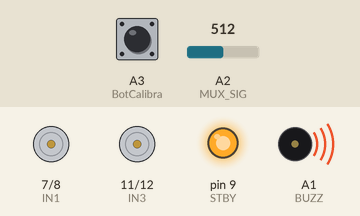
A sketch run on a simulated Arduino Uno, built with avr-gcc and run on an emulated ATmega328P. Parts: motor-driver pin pairs drawn as motors (green arrow = first pin HIGH = forward, orange = second pin HIGH = backward, longer = more drive, scaled by the enable pin, stopped while the standby pin is LOW), output pins drawn as LEDs (lit = HIGH), buzzer (waves = sounding). Inputs (shaded band) come from the test bench; at power-on: A2 (MUX_SIG) = 512, A3 (BotCalibra) HIGH. Pins used as bus, display or sensor lines are not drawn; what the sketch prints to the serial monitor is not drawn.

Above: at 1.1 s.
At 5.4 s:
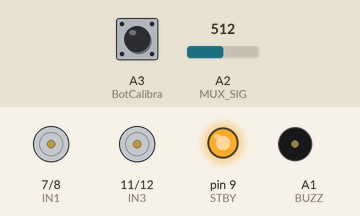
At 8.3 s:
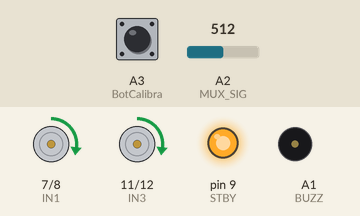
Timing chart, 0 to 9.8 s (numbered marks = the images above):
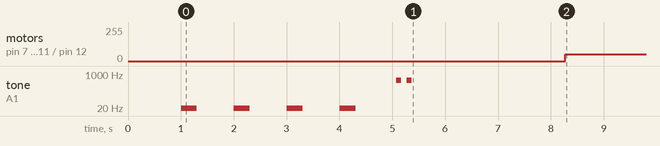

Measured:
- by itself, motor on pin 7 (IN1) / pin 8 (IN2), motor on pin 11 (IN3) / pin 12 (IN4): stopped → forward 50/255 at 8.3 s

The sketch:

PIDPUTIFERO.ino
```cpp
#include "Constante.c"

int Sensor[QTSensores] = {0}; // Inicializa zerando tudo
bool SensorBIN[QTSensores] = {0};
int HistoricoLeituras[QTSensores][NumLeituras];  // Armazena as últimas 5 leituras de cada sensor
int IndiceLeitura = 0;                    // Índice de controle para o histórico de leituras

bool Mandar_Mux_Bin[4] = {0};
int corte[QTSensores] = {0};
int P = 0, I = 0, D = 0, PID = 0;
float erro = 0, erroA = 0;
int VeloE, VeloD;
unsigned long CalibraInterval = 0; // Tempo de inicia de calibracao
//////////////////////////////////////// PID ////////////////////////////////////////
float Kp = 10, Ki = 0.5, Kd = 2.0; // Parâmetros do PID
float targetValue = 0; // Valor alvo
bool autoTuningEnabled = false; // Habilitar/desabilitar auto-tuning
unsigned long lastTuneTime = 0; // Tempo da última atualização de tuning
const unsigned long tuneInterval = 1000; // Intervalo de tempo para ajuste
/////////////////////////////////////////////////////////////////////////////////////
int i = 0, j = 0;

void Leitura() {
  for (int i = 0; i < QTSensores; i++) {
      // Configura os pinos do MUX com base nos bits
      Mandar_Mux_Bin[0] = (i & 0x01); // LSB
      Mandar_Mux_Bin[1] = (i & 0x02) >> 1; // Bit 1
      Mandar_Mux_Bin[2] = (i & 0x04) >> 2; // Bit 2
      Mandar_Mux_Bin[3] = (i & 0x08) >> 3; // MSB

      for (int j = 0; j < 4; j++) {
          digitalWrite(MUX_S[j], Mandar_Mux_Bin[j]); // Usando o array MUX_S
      }

      // Lê o valor do sensor através do MUX
      int leituraAtual = analogRead(MUX_SIG);

      // Atualiza o histórico de leituras do sensor 'i'
      HistoricoLeituras[i][IndiceLeitura] = leituraAtual;

      // Calcula a média das 5 últimas leituras
      int soma = 0;
      for (int k = 0; k < NumLeituras; k++) {
          soma += HistoricoLeituras[i][k];
      }
      Sensor[i] = soma / NumLeituras; // Armazena a média no vetor Sensor
  }

  // Atualiza o índice de controle para o histórico de leituras (circular)
  IndiceLeitura = (IndiceLeitura + 1) % NumLeituras;

  // Impressão de dados para depuração
  ImprimirSensores(2);

  // Funções auxiliares para processamento de dados
  Discretiza();
}

void ImprimirSensores(int Antropofagico) {
  if (Antropofagico == 1){
    for (int i = 0; i < QTSensores; i++) {
        Serial.print(Sensor[i]);
        if (i < QTSensores - 1) {
            Serial.print("| "); // Adiciona vírgula entre os sensores
        }
    }
  }
  else if (Antropofagico == 2){
    for (int i = 0; i < QTSensores; i++) {
      Serial.print(SensorBIN[i]);
      if (i < QTSensores - 1) {
          Serial.print("| "); // Adiciona vírgula entre os sensores
      }
    }
  }
  Serial.print(" | VeloE: " + String(VeloE) + " | VeloD: " + String(VeloD));
  //Serial.println(erro); // Imprime o valor do erro
  Serial.println();
}

void Discretiza() {
  for (int i = 0; i < QTSensores; i++) {
      // Discretiza o valor com base no valor de corte
      if (Sensor[i] > corte[i]) {
          SensorBIN[i] = true; // Estado ALTO
      } else {
          SensorBIN[i] = false; // Estado BAIXO
      }
  }
}

void CalculaErro() { // Negativo = mais para a esquerda, positivo = mais para a direita
  // Quando o sensor central (SensorBIN[5]) detecta branco
  if ((SensorBIN[1] == PRETO) && (SensorBIN[2] == PRETO) && (SensorBIN[3] == PRETO) &&
      (SensorBIN[4] == PRETO) && (SensorBIN[5] == BRANCO) && (SensorBIN[6] == PRETO) &&
      (SensorBIN[7] == PRETO) && (SensorBIN[8] == PRETO) && (SensorBIN[9] == PRETO)) {
      erro = 0;

  } else if ((SensorBIN[1] == PRETO) && (SensorBIN[2] == PRETO) && (SensorBIN[3] == PRETO) &&
             (SensorBIN[4] == BRANCO) && (SensorBIN[5] == BRANCO) && (SensorBIN[6] == PRETO) &&
             (SensorBIN[7] == PRETO) && (SensorBIN[8] == PRETO) && (SensorBIN[9] == PRETO)) {
      erro = -0.5;
  } else if ( (SensorBIN[1] == PRETO) && (SensorBIN[2] == PRETO) && (SensorBIN[3] == PRETO) &&
             (SensorBIN[4] == BRANCO) && (SensorBIN[5] == PRETO) && (SensorBIN[6] == PRETO) &&
             (SensorBIN[7] == PRETO) && (SensorBIN[8] == PRETO) && (SensorBIN[9] == PRETO) ) {
      erro = -1;
  }else if ((SensorBIN[1] == PRETO) && (SensorBIN[2] == PRETO) && (SensorBIN[3] == BRANCO) &&
             (SensorBIN[4] == BRANCO) && (SensorBIN[5] == PRETO) && (SensorBIN[6] == PRETO) &&
             (SensorBIN[7] == PRETO) && (SensorBIN[8] == PRETO) && (SensorBIN[9] == PRETO)) {
      erro = -1.5;
  }else if ((SensorBIN[1] == PRETO) && (SensorBIN[2] == PRETO) && (SensorBIN[3] == BRANCO) &&
             (SensorBIN[4] == PRETO) && (SensorBIN[5] == PRETO) && (SensorBIN[6] == PRETO) &&
             (SensorBIN[7] == PRETO) && (SensorBIN[8] == PRETO) && (SensorBIN[9] == PRETO)) {
      erro = -2;
  }else if ((SensorBIN[1] == PRETO) && (SensorBIN[2] == BRANCO) && (SensorBIN[3] == BRANCO) &&
             (SensorBIN[4] == PRETO) && (SensorBIN[5] == PRETO) && (SensorBIN[6] == PRETO) &&
             (SensorBIN[7] == PRETO) && (SensorBIN[8] == PRETO) && (SensorBIN[9] == PRETO)) {
      erro = -2.5;
  }else if ((SensorBIN[1] == PRETO) && (SensorBIN[2] == BRANCO) && (SensorBIN[3] == PRETO) &&
             (SensorBIN[4] == PRETO) && (SensorBIN[5] == PRETO) && (SensorBIN[6] == PRETO) &&
             (SensorBIN[7] == PRETO) && (SensorBIN[8] == PRETO) && (SensorBIN[9] == PRETO)) {
      erro = -3;
  }else if ((SensorBIN[1] == BRANCO) && (SensorBIN[2] == BRANCO) && (SensorBIN[3] == PRETO) &&
             (SensorBIN[4] == PRETO) && (SensorBIN[5] == PRETO) && (SensorBIN[6] == PRETO) &&
             (SensorBIN[7] == PRETO) && (SensorBIN[8] == PRETO) && (SensorBIN[9] == PRETO)) {
      erro = -3.5;
  }else if ((SensorBIN[1] == BRANCO) && (SensorBIN[2] == PRETO) && (SensorBIN[3] == PRETO) &&
             (SensorBIN[4] == PRETO) && (SensorBIN[5] == PRETO) && (SensorBIN[6] == PRETO) &&
             (SensorBIN[7] == PRETO) && (SensorBIN[8] == PRETO) && (SensorBIN[9] == PRETO)) {
      erro = -4;
  } else if ((SensorBIN[1] == PRETO) && (SensorBIN[2] == PRETO) && (SensorBIN[3] == PRETO) &&
             (SensorBIN[4] == PRETO) && (SensorBIN[5] == BRANCO) && (SensorBIN[6] == BRANCO) &&
             (SensorBIN[7] == PRETO) && (SensorBIN[8] == PRETO) && (SensorBIN[9] == PRETO)) {
      erro = 0.5;
  } else if ( (SensorBIN[1] == PRETO) && (SensorBIN[2] == PRETO) && (SensorBIN[3] == PRETO) &&
             (SensorBIN[4] == PRETO) && (SensorBIN[5] == PRETO) && (SensorBIN[6] == BRANCO) &&
             (SensorBIN[7] == PRETO) && (SensorBIN[8] == PRETO) && (SensorBIN[9] == PRETO) ) {
      erro = 1;
  }else if ((SensorBIN[1] == PRETO) && (SensorBIN[2] == PRETO) && (SensorBIN[3] == PRETO) &&
             (SensorBIN[4] == PRETO) && (SensorBIN[5] == PRETO) && (SensorBIN[6] == BRANCO) &&
             (SensorBIN[7] == BRANCO) && (SensorBIN[8] == PRETO) && (SensorBIN[9] == PRETO)) {
      erro = 1.5;
  }else if ((SensorBIN[1] == PRETO) && (SensorBIN[2] == PRETO) && (SensorBIN[3] == PRETO) &&
             (SensorBIN[4] == PRETO) && (SensorBIN[5] == PRETO) && (SensorBIN[6] == PRETO) &&
             (SensorBIN[7] == BRANCO) && (SensorBIN[8] == PRETO) && (SensorBIN[9] == PRETO)) {
      erro = 2;
  }else if ((SensorBIN[1] == PRETO) && (SensorBIN[2] == PRETO) && (SensorBIN[3] == PRETO) &&
             (SensorBIN[4] == PRETO) && (SensorBIN[5] == PRETO) && (SensorBIN[6] == PRETO) &&
             (SensorBIN[7] == BRANCO) && (SensorBIN[8] == BRANCO) && (SensorBIN[9] == PRETO)) {
      erro = 2.5;
  }else if ((SensorBIN[1] == PRETO) && (SensorBIN[2] == PRETO) && (SensorBIN[3] == PRETO) &&
             (SensorBIN[4] == PRETO) && (SensorBIN[5] == PRETO) && (SensorBIN[6] == PRETO) &&
             (SensorBIN[7] == PRETO) && (SensorBIN[8] == BRANCO) && (SensorBIN[9] == PRETO)) {
      erro = 3;
  }else if ((SensorBIN[1] == PRETO) && (SensorBIN[2] == PRETO) && (SensorBIN[3] == PRETO) &&
             (SensorBIN[4] == PRETO) && (SensorBIN[5] == PRETO) && (SensorBIN[6] == PRETO) &&
             (SensorBIN[7] == PRETO) && (SensorBIN[8] == BRANCO) && (SensorBIN[9] == BRANCO)) {
      erro = 3.5;
  }else if ((SensorBIN[1] == PRETO) && (SensorBIN[2] == PRETO) && (SensorBIN[3] == PRETO) &&
             (SensorBIN[4] == PRETO) && (SensorBIN[5] == PRETO) && (SensorBIN[6] == PRETO) &&
             (SensorBIN[7] == PRETO) && (SensorBIN[8] == PRETO) && (SensorBIN[9] == BRANCO)) {
      erro = 4;
  // Caso nenhum dos padrões seja detectado, manter erro anterior
  } else {
      erro = erroA; // Assume que erroA é uma variável definida anteriormente
  }
}

void CalculaPID() {
  P = erro * Kp;
  I = I + erro;
  D = erro - erroA;
  AntiWindUp(); // Limita a parte integrativa (anti-windup)
  PID = P + (Ki * I) + (Kd * D);
  erroA = erro;
}

void AntiWindUp() {
  if (erro == 0) { I = 0; }
  if ((erro > 0 && erroA < 0) || (erro < 0 && erroA >= 0)) {
      I = 0; // Zera a parte integrativa quando o sinal do erro muda
  }
}

void AutoTunePID() {
  if (autoTuningEnabled && (millis() - lastTuneTime > tuneInterval)) {
      // Ajusta Kp, Ki, Kd com base na resposta do sistema
      if (erro > 0) {
          Kp += 0.1; // Aumenta Kp se o erro for positivo
      } else {
          Kp -= 0.1; // Diminui Kp se o erro for negativo
      }

      Ki += 0.01; // Aumenta Ki
      Kd += 0.001; // Aumenta Kd

      // Limita os valores dos parâmetros para evitar crescimento excessivo
      Kp = constrain(Kp, 0, 10);
      Ki = constrain(Ki, 0, 1);
      Kd = constrain(Kd, 0, 1);

      lastTuneTime = millis(); // Atualiza o tempo da última modificação
  }
}

void Seguir() {
    CalculaErro();
    CalculaPID();
    AutoTunePID(); // Chama o auto-tuning

    if (PID < -MAXR) { PID = -MAXR; }
    if (PID > MAXR) { PID = MAXR; }

    if (PID > 0) { // Direita
        VeloE = PWME;
        VeloD = PWMD - PID;
    } else { // Esquerda
        VeloE = PWME - abs(PID);
        VeloD = PWMD;
    }

    if (VeloD < 0) { VeloD = 0; }
    if (VeloE < 0) { VeloE = 0; }

    if((SensorBIN[0] == PRETO) && (SensorBIN[1] == PRETO) && (SensorBIN[2] == PRETO) &&
       (SensorBIN[3] == PRETO) && (SensorBIN[4] == PRETO) && (SensorBIN[5] == PRETO) &&
       (SensorBIN[6] == PRETO) && (SensorBIN[7] == PRETO) && (SensorBIN[8] == PRETO) &&
       (SensorBIN[9] == PRETO )&& (SensorBIN[10] == BRANCO)) {
      digitalWrite(IN1, HIGH);
      digitalWrite(IN2, LOW);
      analogWrite(ENA, PWME);

      // Motor_D
      digitalWrite(IN3, LOW);
      digitalWrite(IN4, HIGH);
      analogWrite(ENB, PWMD);
    } else if ((SensorBIN[0] == BRANCO) && (SensorBIN[1] == PRETO) && (SensorBIN[2] == PRETO) &&
       (SensorBIN[3] == PRETO) && (SensorBIN[4] == PRETO) && (SensorBIN[5] == PRETO) &&
       (SensorBIN[6] == PRETO) && (SensorBIN[7] == PRETO) && (SensorBIN[8] == PRETO) &&
       (SensorBIN[9] == PRETO )&& (SensorBIN[10] == PRETO)) {
      digitalWrite(IN1, LOW);
      digitalWrite(IN2, HIGH);
      analogWrite(ENA, PWME);

      // Motor_D
      digitalWrite(IN3, HIGH);
      digitalWrite(IN4, LOW);
      analogWrite(ENB, PWMD);
    } else{
      digitalWrite(IN1, HIGH);
      digitalWrite(IN2, LOW);
      analogWrite(ENA, VeloE);

      // Motor_D
      digitalWrite(IN3, HIGH);
      digitalWrite(IN4, LOW);
      analogWrite(ENB, VeloD);
    }
    //Serial.println("" + )
}

void Calibracao() {
    const unsigned long tempoCalibracao = 5000; // Tempo total de calibração em milissegundos
    unsigned long tempoInicial = millis(); // Captura o tempo inicial
    const unsigned long IntervaloTempoBUZZ = 1000;
    const int QtLeituras = 20;
    // Arrays para armazenar os 5 maiores e 5 menores valores de cada sensor
    int maiores[QTSensores][QtLeituras] = {0}; // Inicializa com 0
    int menores[QTSensores][QtLeituras]; // Inicializa como não definidos
    for (int i = 0; i < QTSensores; i++) {
        for (int j = 0; j < QtLeituras; j++) {
            menores[i][j] = 1023; // Inicializa com um valor alto
        }
    }

    // Realiza as leituras por 5 segundos
    while (millis() - tempoInicial < tempoCalibracao) {
        if (millis() - CalibraInterval >= IntervaloTempoBUZZ ){
          tone(BUZZ,20,300); // PIN, FREQUENCIA, TEMPO DE DURACAO DO BARULHO
          CalibraInterval = millis();
        }
        for (int sensorIndex = 0; sensorIndex < QTSensores; sensorIndex++) {
            // Configura os pinos do MUX para o sensor atual
            Mandar_Mux_Bin[0] = (sensorIndex & 0x01); // LSB
            Mandar_Mux_Bin[1] = (sensorIndex & 0x02) >> 1; // Bit 1
            Mandar_Mux_Bin[2] = (sensorIndex & 0x04) >> 2; // Bit 2
            Mandar_Mux_Bin[3] = (sensorIndex & 0x08) >> 3; // MSB

            for (int j = 0; j < 4; j++) {
                digitalWrite(MUX_S[j], Mandar_Mux_Bin[j]); // Configura pinos do MUX
            }

            // Lê o valor do sensor
            int valorLido = analogRead(MUX_SIG);
            Serial.print("|" + String(maiores[sensorIndex][0]));

            // Atualiza os 5 maiores
            if (valorLido < menores[sensorIndex][0]) {
                menores[sensorIndex][0] = valorLido;
                // Bubble sort simples
                for (int k = 0; k < QtLeituras - 1; k++) {
                    if (menores[sensorIndex][k] < menores[sensorIndex][k + 1]) {
                        int aux = menores[sensorIndex][k];
                        menores[sensorIndex][k] = menores[sensorIndex][k + 1];
                        menores[sensorIndex][k + 1] = aux;
                    }
                }
            }

            // Atualiza os 5 menores
            if (valorLido > maiores[sensorIndex][QtLeituras - 1]) {
                maiores[sensorIndex][QtLeituras - 1] = valorLido;
                // Bubble sort simples
                for (int k = QtLeituras - 1; k > 0; k--) {
                    if (maiores[sensorIndex][k] > maiores[sensorIndex][k - 1]) {
                        int aux = maiores[sensorIndex][k];
                        maiores[sensorIndex][k] = maiores[sensorIndex][k - 1];
                        maiores[sensorIndex][k - 1] = aux;
                    }
                }
            }
        }
        Serial.println();
    }

    // Calcula a mediana dos 5 maiores e 5 menores para cada sensor
    for (int sensorIndex = 0; sensorIndex < QTSensores; sensorIndex++) {
        float medianaMaiores = calcularMediana(maiores[sensorIndex], QtLeituras);
        float medianaMenores = calcularMediana(menores[sensorIndex], QtLeituras);

        // Calcula o valor de corte para o sensor atual
        corte[sensorIndex] = (medianaMaiores + medianaMenores) / 2;

        // Imprime os resultados de cada sensor
        Serial.print("Sensor " + String(sensorIndex) + " - Mediana Maiores: " + String(medianaMenores) + ", Mediana Menores: " + String(medianaMaiores) + ", Corte: " + String(corte[sensorIndex]) + "\n");
    }
}
float calcularMediana(int valores[], int tamanho) {
    // Ordena o array
    for (int i = 0; i < tamanho - 1; i++) {
        for (int j = 0; j < tamanho - i - 1; j++) {
            if (valores[j] > valores[j + 1]) {
                int temp = valores[j];
                valores[j] = valores[j + 1];
                valores[j + 1] = temp;
            }
        }
    }
    // Retorna a mediana
    if (tamanho % 2 == 0) {
        return (valores[tamanho / 2 - 1] + valores[tamanho / 2]) / 2.0;
    } else {
        return valores[tamanho / 2];
    }
}
void setup() {
  // Sensores
  pinMode(MUX_SIG, INPUT);
  for (i = 0; i < 4; i++) {
      pinMode(MUX_S[i], OUTPUT);
  }
  // Motores
  pinMode(ENA, OUTPUT);
  pinMode(IN1, OUTPUT);
  pinMode(IN2, OUTPUT);
  pinMode(IN3, OUTPUT);
  pinMode(IN4, OUTPUT);
  pinMode(ENB, OUTPUT);
  pinMode(STBY, OUTPUT);
  digitalWrite(STBY,HIGH);
  Serial.begin(115200);

  pinMode(BotCalibra, INPUT);
  pinMode(BotStart, INPUT);
  pinMode(BUZZ, OUTPUT);
  // Aguarda pressionar o botão de calibração
  Serial.println("Pressione o botão de calibração...");
  while (digitalRead(BotCalibra) == LOW) {
      // Aguarda até que o botão seja pressionado
  }

  Serial.println("Calibrando sensores...!");

  // Chama a função de calibração
  Calibracao();
  tone(BUZZ,500,100); // PIN, FREQUENCIA, TEMPO DE DURACAO DO BARULHO
  delay(200);
  tone(BUZZ,500,100); // PIN, FREQUENCIA, TEMPO DE DURACAO DO BARULHO
  // Aguarda pressionar o botão de iniciar
  Serial.println("Pressione o botão para iniciar...");
  while (digitalRead(BotCalibra) == LOW) {
      // Aguarda até que o botão seja pressionado
  }
  Serial.println("3!...");
  delay(1000);
  Serial.println("2!...");
  delay(1000);
  Serial.println("1!...");
  delay(1000);
  Serial.println("======= avua fi!======");
  digitalWrite(STBY,HIGH);
}

void loop() {

  Leitura();
  Seguir(); // Estado padrão ele segue a linha
}
```

Constante.c
```cpp
// Constantes.h

#ifndef CONSTANTES_H
#define CONSTANTES_H

// Declaração de Constantes

#define Delta 20
#define DifTras 18
//////////////////////////////////////// BOTOES ////////////////////////////////////////
#define BotCalibra A3
#define BotStart A0
#define BUZZ A1
//////////////////////////////////////// SENSOR ////////////////////////////////////////
#define QTSensores 11
#define MUX_SIG A2
const int MUX_S[4] = {5, 4, 3, 2}; // Pinos do mux {A,B,C,D}
#define BRANCO 1
#define PRETO 0
#define NumLeituras 5
//////////////////////////////////////// MOTOR ////////////////////////////////////////
#define ENA 6 // Esquerda
#define IN1 7 // Esquerda
#define IN2 8 // Esquerda
#define IN3 11 // Direita
#define IN4 12 // Direita
#define ENB 10 // Direita
#define STBY 9

#define PWME 50
#define PWMD 50
#define MAXR 60
//////////////////////////////////////// AUXLIARES ////////////////////////////////////////
#define Parar 0
#define Frente 1
#define Direita 2
#define Esquerda 3

#endif // CONSTANTES_H
```
